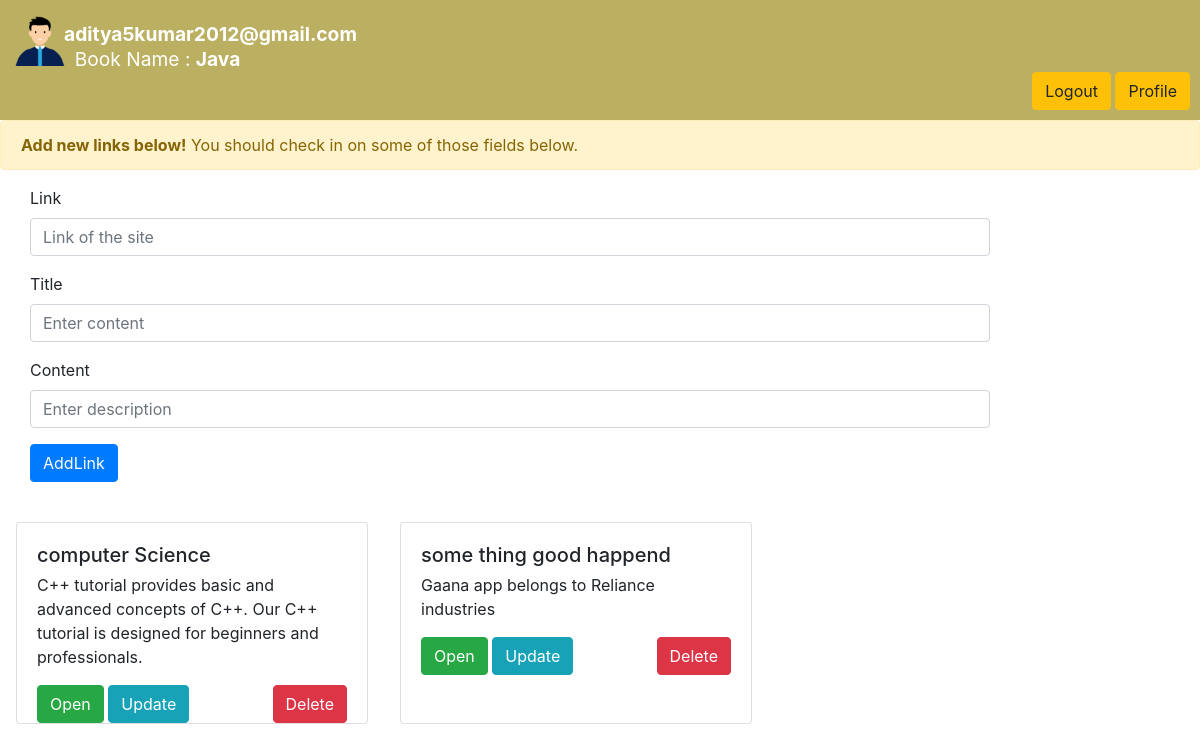
The page /addlink/Java (signed in) on the database its author committed.
### app.py (models this page shows, shortened)
class info_user(db.Model):#this table is used to store  links
    sno = db.Column(db.Integer, primary_key=True)
    content = db.Column(db.String(30), nullable=False)
    title = db.Column(db.String(30), nullable=False)
    id = db.Column(db.String(30), nullable=False)#email
    sub = db.Column(db.String(30), nullable=False)
    link = db.Column(db.String(150), nullable=False)

### app.py (the view, shortened to what this page needs)
@app.route('/addlink/<sub>',methods=['POST','GET'])  # for link addition
def addlink(sub):
    if 'email' in session:
        email = session['email']
        data_links=info_user.query.all()
        data_links.reverse()
        return render_template('addlink.html', email=email, data=data_links,sub=sub)
    return render_template('home.html')

### templates/addlink.html (shortened to what this page needs)
{% extends 'after_logedin.html'%} {% block title %}AddLink-LinkBook{% endblock %} {%block content%}
<div class="div1" style="position:relative;height:120px;background-color: rgb(187, 175, 97);">
    <div class="div2" style="position:absolute;bottom:10px;right:10px;">
        <a href="/logout" type="button" class="btn btn-warning">Logout</a>
        <a href="/profile" type="button" class="btn btn-warning">Profile</a>
    </div>
    <img src="../static/d.png" alt="" width="50px" height="50px" style="position:absolute;top:16px;left:15px;">
    <span class="" style="font-size:120%;color:white;position:absolute;top:20px;left:64px;"><b>{{email}}</b></span>
    <span class="" style="font-size:120%;color:white;position:absolute;top:45px;left:64px;">&nbsp Book Name : <b>{{sub}}</b></span>
</div>
<div class="alert alert-warning alert-dismissible fade show" role="alert">
    <strong>Add new links below!</strong> You should check in on some of those fields below.
</div>
<form action="/addlink/{{sub}}" style="display:inline-block;margin-left:30px;width:80%;" method="post">
    <div class="form-group">
        <label for="exampleInputEmail1">Link</label>
        <input type="text" class="form-control" id="exampleInputEmail1" aria-describedby="emailHelp" placeholder="Link of the site" required name="link">
    </div>
    <div class="form-group">
        <label for="exampleInputPassword1">Title</label>
        <input type="text" class="form-control" id="exampleInputPassword1" placeholder="Enter content" required name="title">
    </div>
    <div class="form-group">
        <label for="exampleInputPassword1">Content</label>
        <input type="text" class="form-control" id="exampleInputPassword1" placeholder="Enter description" required name="content">
    </div>
    <button type="submit" class="btn btn-primary">AddLink</button>
</form>
<br><br> {% for i in range(0,data|length) %}
{%if data[i].sub==sub %} {%if data[i].id==email %}
<div class="card my-3 mx-3" style="width: 22rem;float:left;">
    <div class="card-body" style="width:350px;height:200px;overflow:auto;">
        <h5 class="card-title">{{data[i].title}}</h5>
        <p class="card-text">{{data[i].content}}</p>
        <a href="{{data[i].link}}" type="button" class="btn btn-primary btn-success" target="_blank">Open</a>
        <a href="/deletel/{{data[i].sno}}/{{data[i].sub}}" type="button" class="btn btn-primary btn-danger" style="float:right;">Delete</a>
        <a href="/updatel/{{data[i].sno}}/{{data[i].sub}}" type="button" class="btn btn-primary btn-info">Update</a>
    </div>
</div>
{% endif %} {% endif %} {% endfor %} {%endblock%}

### rows shown on the page
info_user: title "computer Science", content "C++ tutorial provides basic and advanced concepts of C++. Our C++ tutorial is designed for beginners and professionals."
info_user: title "some thing good happend", content "Gaana app belongs to Reliance industries"

### other values the page prints
{{ email }} "aditya5kumar2012@gmail.com"
{{ sub }} "Java"
